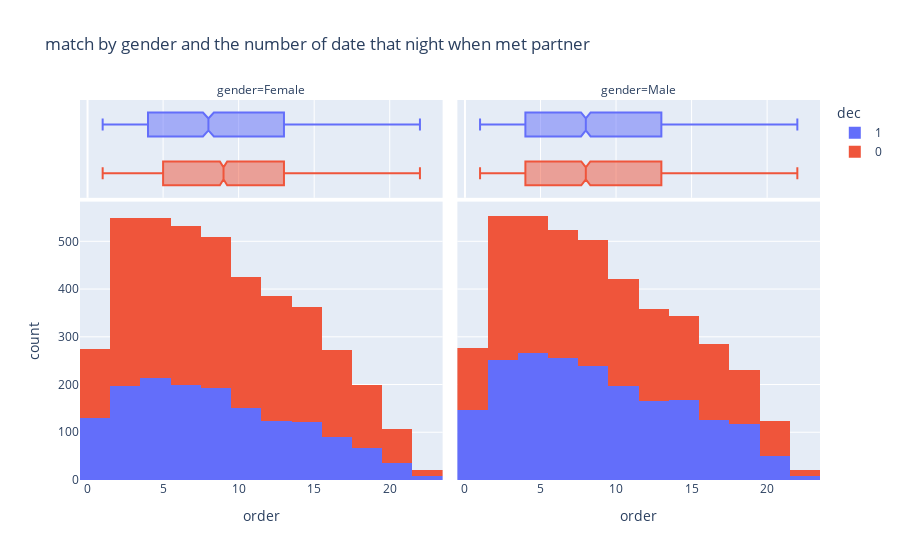

Notebook cell for this chart:
### Markdown cell above
Has shared interests/hobbies promotes the match for women/men

### Code cell
fig = px.histogram(dataset,
                    x = "order",
                    color = "match",
                    facet_col = 'gender',
                    marginal="box",
                    nbins = 20,
                    title = "match by gender and the number of date that night when met partner",
                    )
fig.show()

### Figure 1 — Plotly figure (JSON) as saved in the notebook; plotly's stock layout.template omitted (floating-point values rounded to 4 significant figures; data arrays with more than 128 entries replaced by an {"elided": "..."} marker saying what was removed)
{"data": [{"alignmentgroup": "True", "bingroup": "x", "hovertemplate": "dec=1<br>gender=Female<br>order=%{x}<br>count=%{y}<extra></extra>", "legendgroup": "1", "marker": {"color": "#636efa"}, "name": "1", "nbinsx": 20, "offsetgroup": "1", "orientation": "v", "showlegend": true, "type": "histogram", "x": {"elided": "1529 int values"}, "xaxis": "x", "yaxis": "y"}, {"alignmentgroup": "True", "hovertemplate": "dec=1<br>gender=Female<br>order=%{x}<extra></extra>", "legendgroup": "1", "marker": {"color": "#636efa"}, "name": "1", "notched": true, "offsetgroup": "1", "showlegend": false, "type": "box", "x": {"elided": "1529 int values"}, "xaxis": "x3", "yaxis": "y3"}, {"alignmentgroup": "True", "bingroup": "x", "hovertemplate": "dec=1<br>gender=Male<br>order=%{x}<br>count=%{y}<extra></extra>", "legendgroup": "1", "marker": {"color": "#636efa"}, "name": "1", "nbinsx": 20, "offsetgroup": "1", "orientation": "v", "showlegend": false, "type": "histogram", "x": {"elided": "1989 int values"}, "xaxis": "x2", "yaxis": "y2"}, {"alignmentgroup": "True", "hovertemplate": "dec=1<br>gender=Male<br>order=%{x}<extra></extra>", "legendgroup": "1", "marker": {"color": "#636efa"}, "name": "1", "notched": true, "offsetgroup": "1", "showlegend": false, "type": "box", "x": {"elided": "1989 int values"}, "xaxis": "x4", "yaxis": "y4"}, {"alignmentgroup": "True", "bingroup": "x", "hovertemplate": "dec=0<br>gender=Female<br>order=%{x}<br>count=%{y}<extra></extra>", "legendgroup": "0", "marker": {"color": "#EF553B"}, "name": "0", "nbinsx": 20, "offsetgroup": "0", "orientation": "v", "showlegend": true, "type": "histogram", "x": {"elided": "2655 int values"}, "xaxis": "x", "yaxis": "y"}, {"alignmentgroup": "True", "hovertemplate": "dec=0<br>gender=Female<br>order=%{x}<extra></extra>", "legendgroup": "0", "marker": {"color": "#EF553B"}, "name": "0", "notched": true, "offsetgroup": "0", "showlegend": false, "type": "box", "x": {"elided": "2655 int values"}, "xaxis": "x3", "yaxis": "y3"}, {"alignmentgroup": "True", "bingroup": "x", "hovertemplate": "dec=0<br>gender=Male<br>order=%{x}<br>count=%{y}<extra></extra>", "legendgroup": "0", "marker": {"color": "#EF553B"}, "name": "0", "nbinsx": 20, "offsetgroup": "0", "orientation": "v", "showlegend": false, "type": "histogram", "x": {"elided": "2205 int values"}, "xaxis": "x2", "yaxis": "y2"}, {"alignmentgroup": "True", "hovertemplate": "dec=0<br>gender=Male<br>order=%{x}<extra></extra>", "legendgroup": "0", "marker": {"color": "#EF553B"}, "name": "0", "notched": true, "offsetgroup": "0", "showlegend": false, "type": "box", "x": {"elided": "2205 int values"}, "xaxis": "x4", "yaxis": "y4"}], "layout": {"annotations": [{"font": {}, "showarrow": false, "text": "gender=Female", "x": 0.245, "xanchor": "center", "xref": "paper", "y": 1, "yanchor": "bottom", "yref": "paper"}, {"font": {}, "showarrow": false, "text": "gender=Male", "x": 0.755, "xanchor": "center", "xref": "paper", "y": 1, "yanchor": "bottom", "yref": "paper"}], "barmode": "relative", "legend": {"title": {"text": "dec"}, "tracegroupgap": 0}, "title": {"text": "match by gender and the number of date that night when met partner"}, "xaxis": {"anchor": "y", "domain": [0, 0.49], "title": {"text": "order"}}, "xaxis2": {"anchor": "y2", "domain": [0.51, 1], "matches": "x", "title": {"text": "order"}}, "xaxis3": {"anchor": "y3", "domain": [0, 0.49], "matches": "x", "showgrid": true, "showticklabels": false}, "xaxis4": {"anchor": "y4", "domain": [0.51, 1], "matches": "x", "showgrid": true, "showticklabels": false}, "yaxis": {"anchor": "x", "domain": [0, 0.7326], "title": {"text": "count"}}, "yaxis2": {"anchor": "x2", "domain": [0, 0.7326], "matches": "y", "showticklabels": false}, "yaxis3": {"anchor": "x3", "domain": [0.7426, 1], "matches": "y3", "showgrid": false, "showline": false, "showticklabels": false, "ticks": ""}, "yaxis4": {"anchor": "x4", "domain": [0.7426, 1], "matches": "y3", "showgrid": false, "showline": false, "showticklabels": false, "ticks": ""}}}
